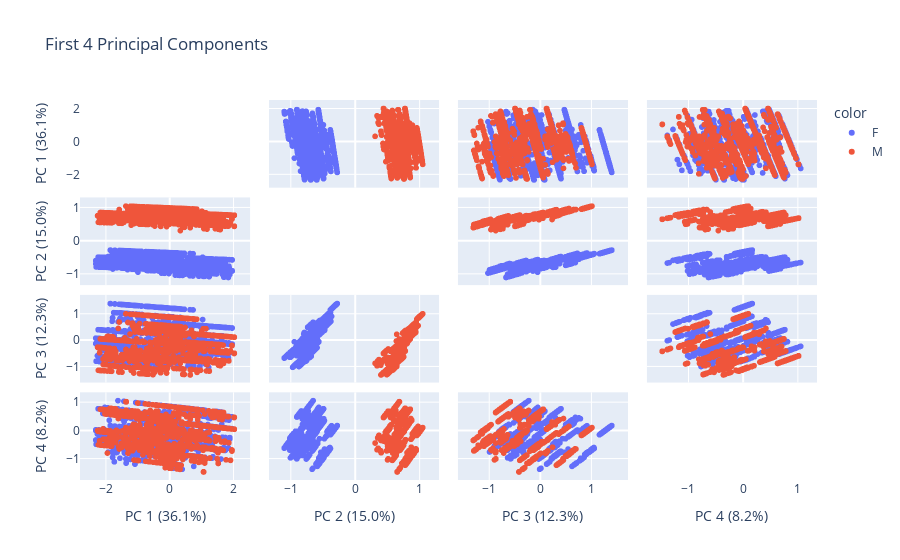

The notebook cell saved with this chart:
### Code cell
# %% [markdown]
# ## 2. The Preprocessing Pipeline
# We use `ColumnTransformer` to apply different logic to different columns:
# *   **Categorical:** `OneHotEncoder` (creates new columns for every unique value)
# *   **Numerical:** `StandardScaler` (centers around 0, variance of 1)

# %%
categorical_features = ['gender', 'race', 'insurance', 'marital_status']
numerical_features = ['anchor_age']

preprocessor = ColumnTransformer(
    transformers=[
        ('num', StandardScaler(), numerical_features),
        ('cat', OneHotEncoder(sparse_output=False, handle_unknown='ignore'), categorical_features)
    ]
)

# Apply the transformation
X_processed = preprocessor.fit_transform(df)

print(f"Original Feature Count: {len(categorical_features) + len(numerical_features)}")
print(f"Processed Feature Count (after OHE): {X_processed.shape[1]}")

# %% [markdown]
# ## 3. Apply PCA
# Now we have a matrix of numbers. We can use PCA to find the "Principal Components."

# %%
pca = PCA()
components = pca.fit_transform(X_processed)

# Calculate cumulative variance
exp_var_cumul = np.cumsum(pca.explained_variance_ratio_)

px.area(
    x=range(1, len(exp_var_cumul) + 1),
    y=exp_var_cumul,
    labels={"x": "# Components", "y": "Explained Variance"},
    title="Explained Variance by Different Principal Components"
)

# %% [markdown]
# ## 4. Visualization (2D)
# Visualizing the high-dimensional data in just 2 dimensions.

# %%
labels = {
    str(i): f"PC {i+1} ({var:.1f}%)"
    for i, var in enumerate(pca.explained_variance_ratio_ * 100)
}

fig = px.scatter_matrix(
    components,
    labels=labels,
    dimensions=range(4),
    color=df["gender"],  # Color by original label to see if patterns emerge
    title="First 4 Principal Components"
)
fig.update_traces(diagonal_visible=False)
fig.show()

### Figure 1 — Plotly figure (JSON) as saved in the notebook; plotly's stock layout.template omitted (floating-point values rounded to 4 significant figures; data arrays with more than 128 entries replaced by an {"elided": "..."} marker saying what was removed)
{"data": [{"diagonal": {"visible": false}, "dimensions": [{"axis": {"matches": true}, "label": "PC 1 (36.1%)", "values": {"elided": "2652 float values"}}, {"axis": {"matches": true}, "label": "PC 2 (15.0%)", "values": {"elided": "2652 float values"}}, {"axis": {"matches": true}, "label": "PC 3 (12.3%)", "values": {"elided": "2652 float values"}}, {"axis": {"matches": true}, "label": "PC 4 (8.2%)", "values": {"elided": "2652 float values"}}], "hovertemplate": "color=F<br>%{xaxis.title.text}=%{x}<br>%{yaxis.title.text}=%{y}<extra></extra>", "legendgroup": "F", "marker": {"color": "#636efa", "symbol": "circle"}, "name": "F", "showlegend": true, "type": "splom"}, {"diagonal": {"visible": false}, "dimensions": [{"axis": {"matches": true}, "label": "PC 1 (36.1%)", "values": {"elided": "2348 float values"}}, {"axis": {"matches": true}, "label": "PC 2 (15.0%)", "values": {"elided": "2348 float values"}}, {"axis": {"matches": true}, "label": "PC 3 (12.3%)", "values": {"elided": "2348 float values"}}, {"axis": {"matches": true}, "label": "PC 4 (8.2%)", "values": {"elided": "2348 float values"}}], "hovertemplate": "color=M<br>%{xaxis.title.text}=%{x}<br>%{yaxis.title.text}=%{y}<extra></extra>", "legendgroup": "M", "marker": {"color": "#EF553B", "symbol": "circle"}, "name": "M", "showlegend": true, "type": "splom"}], "layout": {"dragmode": "select", "legend": {"title": {"text": "color"}, "tracegroupgap": 0}, "title": {"text": "First 4 Principal Components"}}}
